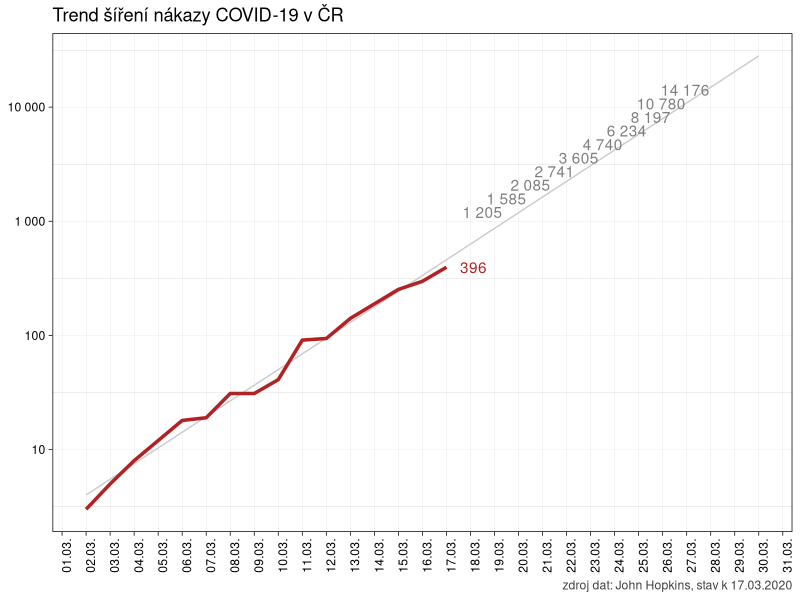
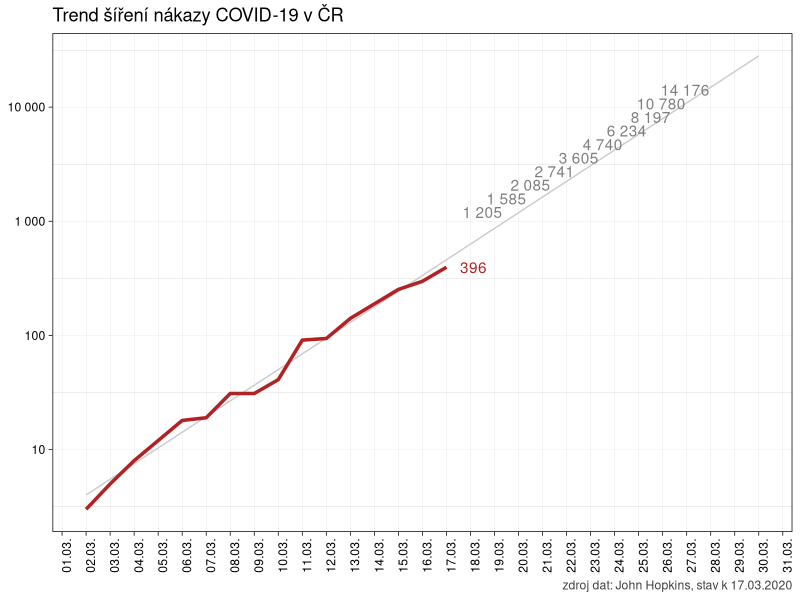
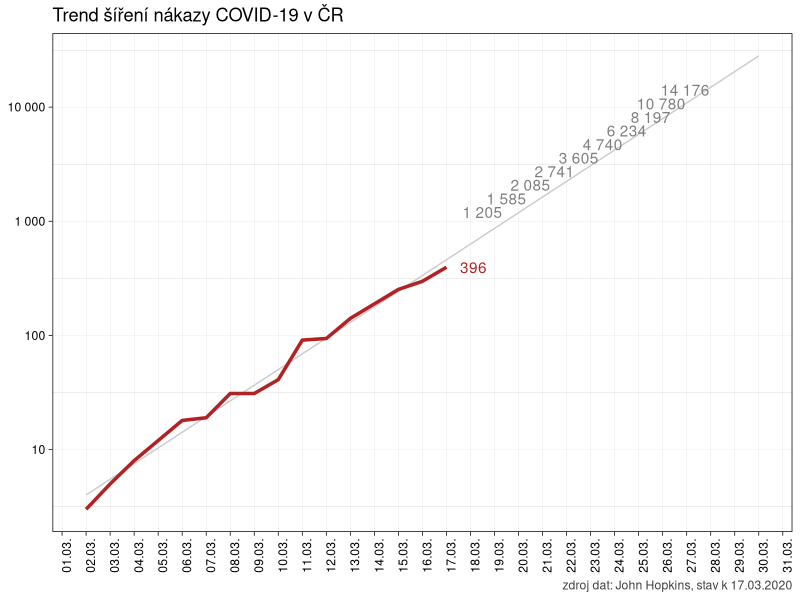

The R source for these figures, in order:
# vytvořit a uložit graf jako obrázek

library(tidyverse)

pdf.options(encoding = "ISOLatin2") # aby nepadal pandoc na konverzi češtiny v nadpisech grafů

clean_data <- read_csv2("./data/raw_data.csv") %>%
  filter(zeme == "Czechia" & pocet > 0) %>%
  mutate(den = lubridate::day(datum))

trend <- nls(pocet ~ a * (1 + r)^(den),
  data = subset(clean_data, den < 21),
  start = list(a = 1, r = .01)
)

budoucnost <- data.frame(den = 21:31)

predpoved <- data.frame(
  datum = c(as.Date("2020-03-21"):as.Date("2020-03-31")) %>% as.Date(origin = as.Date("1970-01-01")),
  pocet = predict(trend, newdata = budoucnost)
)

ggplot(data = clean_data, aes(x = datum, y = pocet)) +
  geom_smooth(method = "lm", se = F, lwd = .5, fullrange = T, color = "gray80") +
  geom_line(color = "firebrick", lwd = 1.2) +
  geom_text(
    data = predpoved, aes(
      x = datum, y = pocet,
      label = formatC(pocet, big.mark = " ", format = "f", digits = 0)
    ),
    hjust = 2,
    color = "gray50"
  ) +
  geom_text(data = slice(clean_data, which.max(datum)), aes(
    x = datum, y = pocet,
    label = pocet
  ), hjust = -.5, color = "firebrick") +
  labs(
    title = "Trend šíření nákazy COVID-19 v ČR",
    color = "Počet nakažených",
    caption = paste("zdroj dat: John Hopkins, stav k", max(clean_data$datum) %>%
      format(format = "%d.%m.%Y"))
  ) +
  scale_x_date(
    date_breaks = "1 day",
    minor_breaks = NULL,
    labels = scales::date_format(format = "%d.%m."),
    limits = as.Date(c("2020-03-02", "2020-03-30"))
  ) +
  scale_y_log10(labels = scales::number_format()) +
  theme_linedraw() +
  theme(
    axis.text.x = element_text(angle = 90),
    axis.title = element_blank(),
    panel.grid.major = element_line(color = "gray75"),
    plot.caption = element_text(color = "gray25")
  )

ggsave("./img/obrazek.pdf", dpi = 300, units = "cm", width = 25, height = 16)
ggsave("./img/obrazek.png", dpi = 300, units = "cm", width = 25, height = 16)
